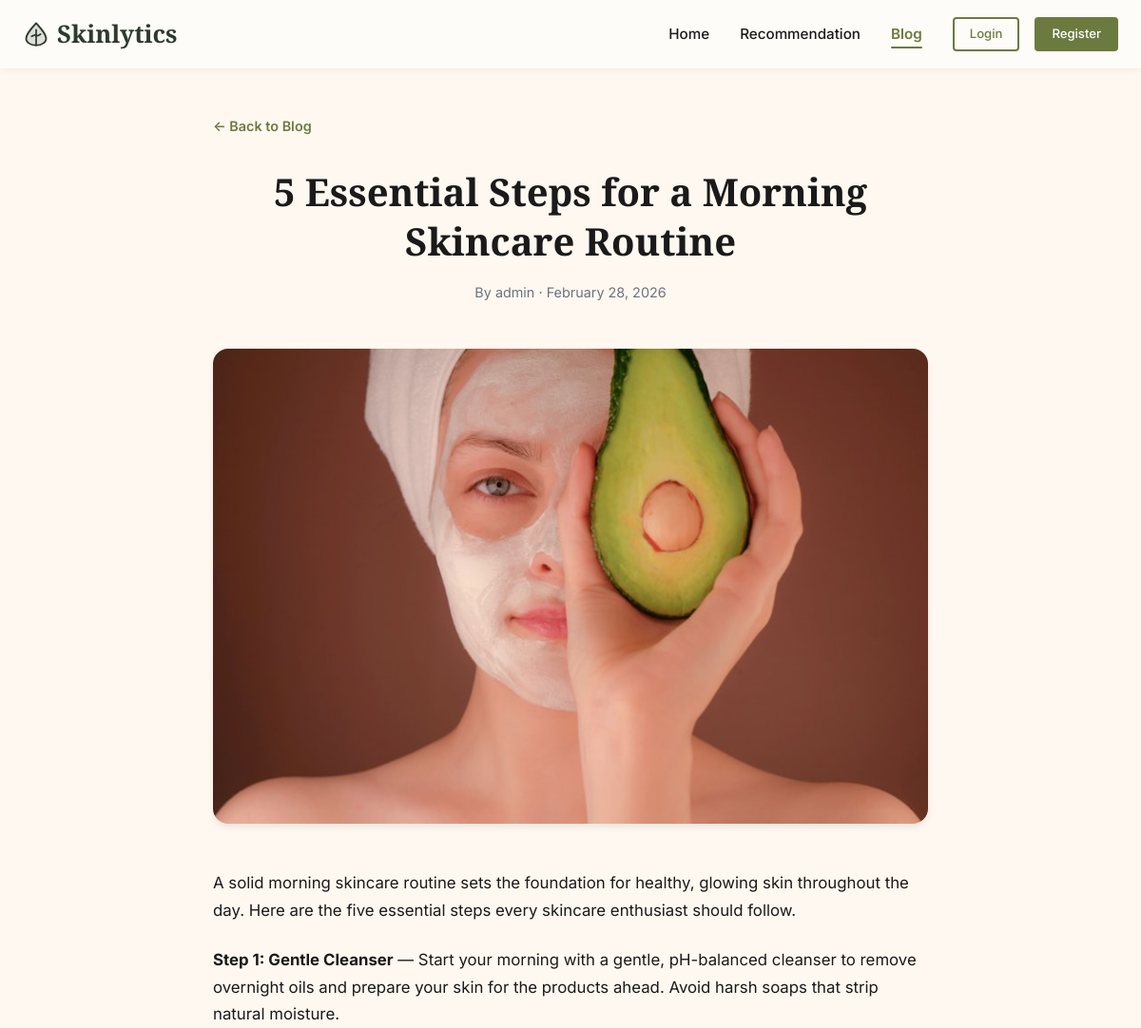
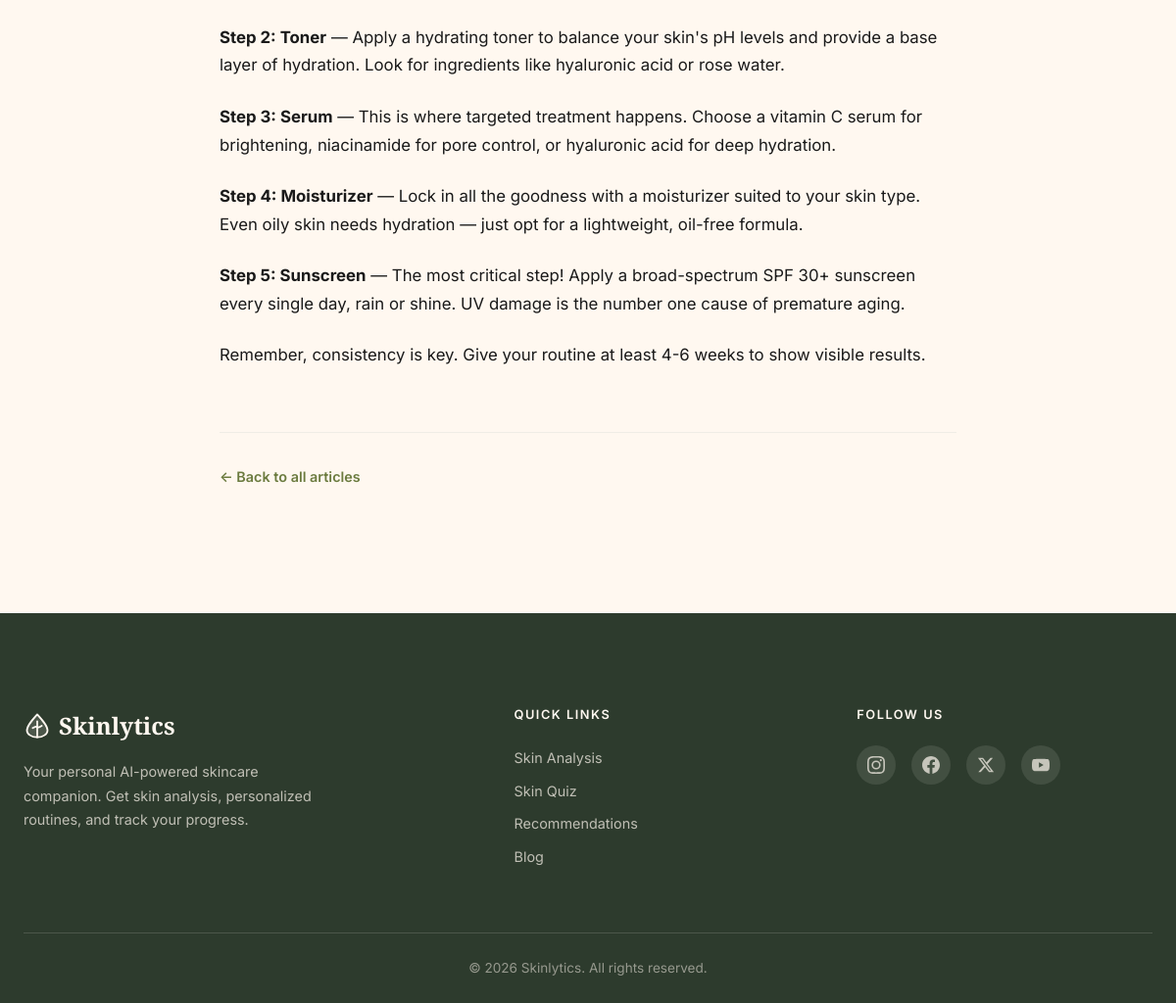
/blog/post/1, run on the app's committed database (2 pictures, top to bottom).
### app/models.py (models this page shows, shortened)
class BlogPost(db.Model):
    __tablename__ = 'blog_posts'
    id = db.Column(db.Integer, primary_key=True)
    title = db.Column(db.String(200), nullable=False)
    content = db.Column(db.Text, nullable=False)
    featured_image = db.Column(db.String(256), nullable=True)
    author_id = db.Column(db.Integer, db.ForeignKey('users.id'), nullable=False)
    created_at = db.Column(db.DateTime, default=datetime.utcnow)
    updated_at = db.Column(db.DateTime, default=datetime.utcnow, onupdate=datetime.utcnow)

class User(UserMixin, db.Model):
    __tablename__ = 'users'
    id = db.Column(db.Integer, primary_key=True)
    username = db.Column(db.String(80), unique=True, nullable=False)
    email = db.Column(db.String(120), unique=True, nullable=False)
    password_hash = db.Column(db.String(256), nullable=False)
    is_admin = db.Column(db.Boolean, default=False)
    created_at = db.Column(db.DateTime, default=datetime.utcnow)
    analyses = db.relationship('Analysis', backref='user', lazy=True)
    quiz_results = db.relationship('QuizResult', backref='user', lazy=True)
    blog_posts = db.relationship('BlogPost', backref='author', lazy=True)

### app/blog/routes.py (the view)
@bp.route('/post/<int:post_id>')
def detail(post_id):
    post = BlogPost.query.get_or_404(post_id)
    return render_template('blog/detail.html', post=post)

### app/templates/blog/detail.html
{% extends 'base.html' %}
{% block content %}
<div class="blog-detail">
    <a href="{{ url_for('blog.index') }}" class="blog-back-link">&larr; Back to Blog</a>
    <div class="blog-detail-header">
        <h1>{{ post.title }}</h1>
        <div class="blog-detail-meta">
            <span>By {{ post.author.username }}</span>
            <span>&middot;</span>
            <span>{{ post.created_at.strftime('%B %d, %Y') }}</span>
        </div>
    </div>
    {% if post.featured_image %}
    <div class="blog-detail-image">
        <img src="{{ url_for('static', filename=post.featured_image) }}" alt="{{ post.title }}">
    </div>
    {% endif %}
    <div class="blog-content">
        {{ post.content | safe }}
    </div>
    <div class="blog-detail-footer">
        <a href="{{ url_for('blog.index') }}" class="blog-back-link">&larr; Back to all articles</a>
    </div>
</div>
{% endblock %}

### data on the page
BlogPost: title "5 Essential Steps for a Morning Skincare Routine", created_at "February 28, 2026", featured_image (picture), content "A solid morning skincare routine sets the foundation for healthy, glowing skin throughout the day. Here are the five essential steps every skincare enthusiast should follow. Step 1: Gentle Cleanser — Start your morning with a gentle, pH-balanced cleanser to remove overnight oils and prepare your skin for the products ahead. Avoid harsh soaps that strip natural moisture. Step 2: Toner — Apply a hydrating toner to balance your skin's pH levels and provide a base layer of hydration. Look for ingredients like hyaluronic acid or rose water. Step 3: Serum — This is where targeted treatment happens. Choose a vitamin C serum for brightening, niacinamide for pore control, or hyaluronic acid for deep…"
User: author.username "admin"
